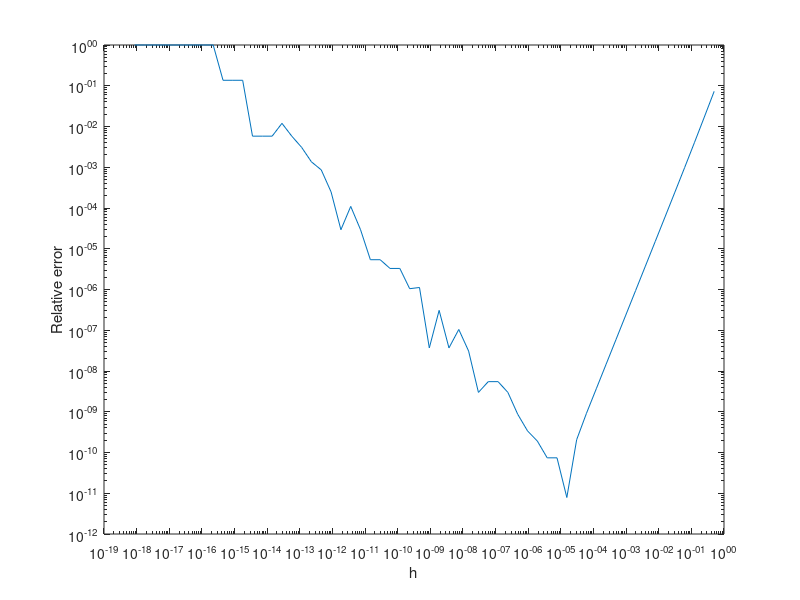

Reproduce this figure in MATLAB.
clear

% f = @(x) exp(x);
% fp = @(x) exp(x);

f =@(x) besselj(0,x);
fp = @(x) -besselj(1,x);

x0 = 1;

k = 1:60;
h = 2.^-k;
Dn = (-f(x0+2*h)+4*f(x0+h)-3*f(x0));
D = Dn./h/2;
figure
loglog(h,abs((D-fp(x0))/fp(x0)))
xlabel('h')
ylabel('Relative error')